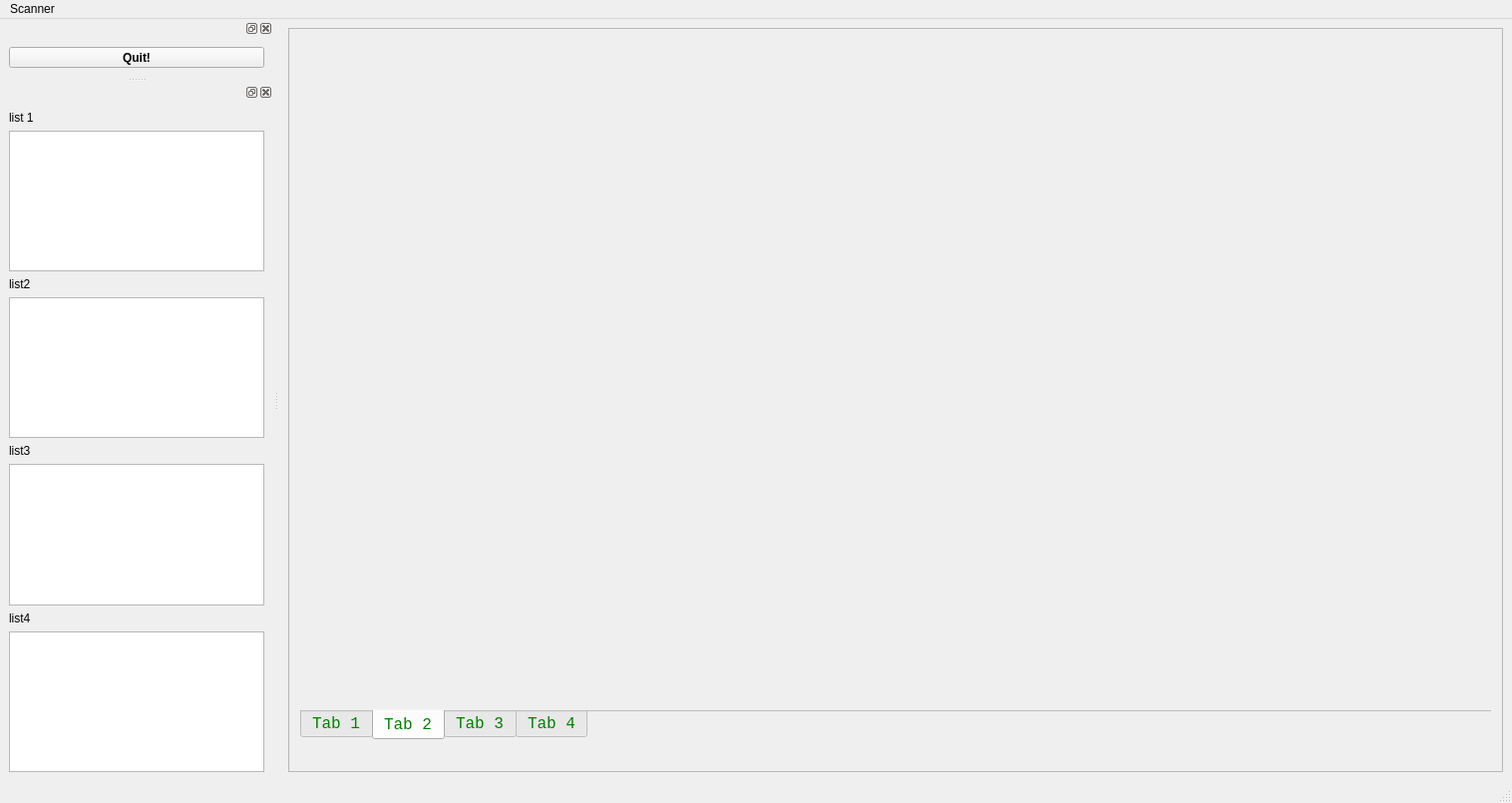
<?xml version="1.0" encoding="UTF-8"?>
<ui version="4.0">
 <class>MainWindow</class>
 <widget class="QMainWindow" name="MainWindow">
  <property name="geometry">
   <rect>
    <x>0</x>
    <y>0</y>
    <width>1516</width>
    <height>805</height>
   </rect>
  </property>
  <property name="windowTitle">
   <string>MainWindow</string>
  </property>
  <widget class="QWidget" name="centralwidget">
   <property name="font">
    <font>
     <family>Monospace</family>
     <pointsize>12</pointsize>
     <weight>50</weight>
     <italic>false</italic>
     <bold>false</bold>
    </font>
   </property>
   <property name="styleSheet">
    <string notr="true">nackground-color: gray;
font: 12pt &quot;Monospace&quot;;
padding: 2px;
color: green;
</string>
   </property>
   <layout class="QGridLayout" name="gridLayout">
    <item row="0" column="1">
     <widget class="QFrame" name="frame">
      <property name="frameShape">
       <enum>QFrame::StyledPanel</enum>
      </property>
      <property name="frameShadow">
       <enum>QFrame::Raised</enum>
      </property>
      <layout class="QGridLayout" name="gridLayout_2">
       <item row="1" column="1" rowspan="2">
        <layout class="QVBoxLayout" name="verticalLayout_4">
         <item>
          <widget class="QTabWidget" name="tabScannerWidget">
           <property name="sizePolicy">
            <sizepolicy hsizetype="Minimum" vsizetype="Minimum">
             <horstretch>0</horstretch>
             <verstretch>0</verstretch>
            </sizepolicy>
           </property>
           <property name="palette">
            <palette>
             <active>
              <colorrole role="WindowText">
               <brush brushstyle="SolidPattern">
                <color alpha="255">
                 <red>0</red>
                 <green>128</green>
                 <blue>0</blue>
                </color>
               </brush>
              </colorrole>
              <colorrole role="Text">
               <brush brushstyle="SolidPattern">
                <color alpha="255">
                 <red>0</red>
                 <green>128</green>
                 <blue>0</blue>
                </color>
               </brush>
              </colorrole>
              <colorrole role="ButtonText">
               <brush brushstyle="SolidPattern">
                <color alpha="255">
                 <red>0</red>
                 <green>128</green>
                 <blue>0</blue>
                </color>
               </brush>
              </colorrole>
              <colorrole role="AlternateBase">
               <brush brushstyle="SolidPattern">
                <color alpha="255">
                 <red>255</red>
                 <green>255</green>
                 <blue>127</blue>
                </color>
               </brush>
              </colorrole>
             </active>
             <inactive>
              <colorrole role="WindowText">
               <brush brushstyle="SolidPattern">
                <color alpha="255">
                 <red>0</red>
                 <green>128</green>
                 <blue>0</blue>
                </color>
               </brush>
              </colorrole>
              <colorrole role="Text">
               <brush brushstyle="SolidPattern">
                <color alpha="255">
                 <red>0</red>
                 <green>128</green>
                 <blue>0</blue>
                </color>
               </brush>
              </colorrole>
              <colorrole role="ButtonText">
               <brush brushstyle="SolidPattern">
                <color alpha="255">
                 <red>0</red>
                 <green>128</green>
                 <blue>0</blue>
                </color>
               </brush>
              </colorrole>
              <colorrole role="AlternateBase">
               <brush brushstyle="SolidPattern">
                <color alpha="255">
                 <red>255</red>
                 <green>255</green>
                 <blue>127</blue>
                </color>
               </brush>
              </colorrole>
             </inactive>
             <disabled>
              <colorrole role="WindowText">
               <brush brushstyle="SolidPattern">
                <color alpha="255">
                 <red>0</red>
                 <green>128</green>
                 <blue>0</blue>
                </color>
               </brush>
              </colorrole>
              <colorrole role="Text">
               <brush brushstyle="SolidPattern">
                <color alpha="255">
                 <red>0</red>
                 <green>128</green>
                 <blue>0</blue>
                </color>
               </brush>
              </colorrole>
              <colorrole role="ButtonText">
               <brush brushstyle="SolidPattern">
                <color alpha="255">
                 <red>0</red>
                 <green>128</green>
                 <blue>0</blue>
                </color>
               </brush>
              </colorrole>
              <colorrole role="AlternateBase">
               <brush brushstyle="SolidPattern">
                <color alpha="255">
                 <red>255</red>
                 <green>255</green>
                 <blue>127</blue>
                </color>
               </brush>
              </colorrole>
             </disabled>
            </palette>
           </property>
           <property name="font">
            <font>
             <family>Monospace</family>
             <pointsize>12</pointsize>
             <weight>50</weight>
             <italic>false</italic>
             <bold>false</bold>
            </font>
           </property>
           <property name="tabPosition">
            <enum>QTabWidget::South</enum>
           </property>
           <property name="tabShape">
            <enum>QTabWidget::Rounded</enum>
           </property>
           <property name="currentIndex">
            <number>1</number>
           </property>
           <property name="documentMode">
            <bool>true</bool>
           </property>
           <property name="movable">
            <bool>true</bool>
           </property>
           <widget class="QWidget" name="tab_1">
            <attribute name="title">
             <string>Tab 1</string>
            </attribute>
            <layout class="QGridLayout" name="gridLayout_4">
             <item row="1" column="4" rowspan="5">
              <widget class="QListWidget" name="listWidget">
               <property name="font">
                <font>
                 <family>Monospace</family>
                 <pointsize>12</pointsize>
                 <weight>50</weight>
                 <italic>false</italic>
                 <bold>false</bold>
                </font>
               </property>
              </widget>
             </item>
             <item row="0" column="3">
              <widget class="QLabel" name="label">
               <property name="text">
                <string>Scanner</string>
               </property>
              </widget>
             </item>
             <item row="0" column="4">
              <spacer name="horizontalSpacer_10">
               <property name="orientation">
                <enum>Qt::Horizontal</enum>
               </property>
               <property name="sizeType">
                <enum>QSizePolicy::Preferred</enum>
               </property>
               <property name="sizeHint" stdset="0">
                <size>
                 <width>40</width>
                 <height>20</height>
                </size>
               </property>
              </spacer>
             </item>
             <item row="8" column="4">
              <layout class="QGridLayout" name="gridLayout_8">
               <item row="3" column="6">
                <widget class="QComboBox" name="comboBox_11"/>
               </item>
               <item row="8" column="6">
                <widget class="QPushButton" name="pushButton_3">
                 <property name="text">
                  <string>PushButton</string>
                 </property>
                </widget>
               </item>
               <item row="2" column="8">
                <widget class="QToolButton" name="refreshButtonEditbox_2">
                 <property name="sizePolicy">
                  <sizepolicy hsizetype="Expanding" vsizetype="Fixed">
                   <horstretch>0</horstretch>
                   <verstretch>0</verstretch>
                  </sizepolicy>
                 </property>
                 <property name="font">
                  <font>
                   <family>Monospace</family>
                   <pointsize>12</pointsize>
                   <weight>50</weight>
                   <italic>false</italic>
                   <bold>false</bold>
                  </font>
                 </property>
                 <property name="text">
                  <string>Refresh2</string>
                 </property>
                </widget>
               </item>
               <item row="5" column="8">
                <widget class="QToolButton" name="refreshButtonEditbox_4">
                 <property name="sizePolicy">
                  <sizepolicy hsizetype="Expanding" vsizetype="Fixed">
                   <horstretch>0</horstretch>
                   <verstretch>0</verstretch>
                  </sizepolicy>
                 </property>
                 <property name="font">
                  <font>
                   <family>Monospace</family>
                   <pointsize>12</pointsize>
                   <weight>50</weight>
                   <italic>false</italic>
                   <bold>false</bold>
                  </font>
                 </property>
                 <property name="styleSheet">
                  <string notr="true"/>
                 </property>
                 <property name="text">
                  <string>Refresh4</string>
                 </property>
                </widget>
               </item>
               <item row="3" column="3">
                <widget class="QComboBox" name="comboBox_10"/>
               </item>
               <item row="5" column="3">
                <widget class="QComboBox" name="comboBox_7"/>
               </item>
               <item row="3" column="1">
                <widget class="QComboBox" name="comboBox_9"/>
               </item>
               <item row="1" column="6">
                <widget class="QCommandLinkButton" name="commandLinkButton_5">
                 <property name="text">
                  <string>CommandLinkButton</string>
                 </property>
                </widget>
               </item>
               <item row="1" column="1">
                <widget class="QCommandLinkButton" name="commandLinkButton_4">
                 <property name="text">
                  <string>CommandLinkButton</string>
                 </property>
                </widget>
               </item>
               <item row="2" column="11">
                <widget class="QToolButton" name="SaveButtonText_2">
                 <property name="sizePolicy">
                  <sizepolicy hsizetype="Expanding" vsizetype="Fixed">
                   <horstretch>0</horstretch>
                   <verstretch>0</verstretch>
                  </sizepolicy>
                 </property>
                 <property name="font">
                  <font>
                   <family>Monospace</family>
                   <pointsize>12</pointsize>
                   <weight>50</weight>
                   <italic>false</italic>
                   <bold>false</bold>
                  </font>
                 </property>
                 <property name="cursor">
                  <cursorShape>PointingHandCursor</cursorShape>
                 </property>
                 <property name="text">
                  <string>S-2</string>
                 </property>
                </widget>
               </item>
               <item row="5" column="11">
                <widget class="QToolButton" name="SaveButtonText_4">
                 <property name="sizePolicy">
                  <sizepolicy hsizetype="Expanding" vsizetype="Fixed">
                   <horstretch>0</horstretch>
                   <verstretch>0</verstretch>
                  </sizepolicy>
                 </property>
                 <property name="font">
                  <font>
                   <family>Monospace</family>
                   <pointsize>12</pointsize>
                   <weight>50</weight>
                   <italic>false</italic>
                   <bold>false</bold>
                  </font>
                 </property>
                 <property name="cursor">
                  <cursorShape>PointingHandCursor</cursorShape>
                 </property>
                 <property name="text">
                  <string>S-4</string>
                 </property>
                </widget>
               </item>
               <item row="5" column="6">
                <widget class="QComboBox" name="comboBox_8"/>
               </item>
               <item row="3" column="8">
                <widget class="QToolButton" name="refreshButtonEditbox_3">
                 <property name="sizePolicy">
                  <sizepolicy hsizetype="Expanding" vsizetype="Fixed">
                   <horstretch>0</horstretch>
                   <verstretch>0</verstretch>
                  </sizepolicy>
                 </property>
                 <property name="font">
                  <font>
                   <family>Monospace</family>
                   <pointsize>12</pointsize>
                   <weight>50</weight>
                   <italic>false</italic>
                   <bold>false</bold>
                  </font>
                 </property>
                 <property name="text">
                  <string>Refresh3</string>
                 </property>
                </widget>
               </item>
               <item row="1" column="2" rowspan="8">
                <spacer name="verticalSpacer_7">
                 <property name="orientation">
                  <enum>Qt::Vertical</enum>
                 </property>
                 <property name="sizeType">
                  <enum>QSizePolicy::Minimum</enum>
                 </property>
                 <property name="sizeHint" stdset="0">
                  <size>
                   <width>20</width>
                   <height>40</height>
                  </size>
                 </property>
                </spacer>
               </item>
               <item row="8" column="1">
                <widget class="QPushButton" name="pushButton_1">
                 <property name="text">
                  <string>PushButton</string>
                 </property>
                 <property name="autoRepeatDelay">
                  <number>700</number>
                 </property>
                 <property name="autoRepeatInterval">
                  <number>200</number>
                 </property>
                 <property name="autoDefault">
                  <bool>true</bool>
                 </property>
                </widget>
               </item>
               <item row="5" column="1">
                <widget class="QComboBox" name="comboBox_12"/>
               </item>
               <item row="3" column="11">
                <widget class="QToolButton" name="SaveButtonText_3">
                 <property name="sizePolicy">
                  <sizepolicy hsizetype="Expanding" vsizetype="Fixed">
                   <horstretch>0</horstretch>
                   <verstretch>0</verstretch>
                  </sizepolicy>
                 </property>
                 <property name="font">
                  <font>
                   <family>Monospace</family>
                   <pointsize>12</pointsize>
                   <weight>50</weight>
                   <italic>false</italic>
                   <bold>false</bold>
                  </font>
                 </property>
                 <property name="cursor">
                  <cursorShape>PointingHandCursor</cursorShape>
                 </property>
                 <property name="text">
                  <string>S-3</string>
                 </property>
                </widget>
               </item>
               <item row="1" column="3">
                <widget class="QCommandLinkButton" name="commandLinkButton_6">
                 <property name="text">
                  <string>CommandLinkButton</string>
                 </property>
                </widget>
               </item>
               <item row="1" column="8">
                <widget class="QToolButton" name="refreshButtonEditbox_1">
                 <property name="sizePolicy">
                  <sizepolicy hsizetype="Expanding" vsizetype="Fixed">
                   <horstretch>0</horstretch>
                   <verstretch>0</verstretch>
                  </sizepolicy>
                 </property>
                 <property name="font">
                  <font>
                   <family>Monospace</family>
                   <pointsize>12</pointsize>
                   <weight>50</weight>
                   <italic>false</italic>
                   <bold>false</bold>
                  </font>
                 </property>
                 <property name="styleSheet">
                  <string notr="true"/>
                 </property>
                 <property name="text">
                  <string>Refresh1</string>
                 </property>
                 <property name="autoRepeatDelay">
                  <number>6300</number>
                 </property>
                </widget>
               </item>
               <item row="8" column="3">
                <widget class="QPushButton" name="pushButton_2">
                 <property name="focusPolicy">
                  <enum>Qt::ClickFocus</enum>
                 </property>
                 <property name="text">
                  <string>PushButton</string>
                 </property>
                 <property name="icon">
                  <iconset theme="Scanner"/>
                 </property>
                 <property name="autoRepeatDelay">
                  <number>700</number>
                 </property>
                 <property name="autoRepeatInterval">
                  <number>200</number>
                 </property>
                 <property name="autoDefault">
                  <bool>true</bool>
                 </property>
                </widget>
               </item>
               <item row="1" column="4" rowspan="8">
                <spacer name="verticalSpacer_6">
                 <property name="orientation">
                  <enum>Qt::Vertical</enum>
                 </property>
                 <property name="sizeType">
                  <enum>QSizePolicy::Minimum</enum>
                 </property>
                 <property name="sizeHint" stdset="0">
                  <size>
                   <width>20</width>
                   <height>40</height>
                  </size>
                 </property>
                </spacer>
               </item>
               <item row="2" column="1">
                <widget class="QLineEdit" name="lineEdit"/>
               </item>
               <item row="2" column="3">
                <widget class="QLineEdit" name="lineEdit_2"/>
               </item>
               <item row="2" column="6">
                <widget class="QLineEdit" name="lineEdit_3"/>
               </item>
               <item row="6" column="1">
                <widget class="QSlider" name="horizontalSlider_Nmap_Random">
                 <property name="orientation">
                  <enum>Qt::Horizontal</enum>
                 </property>
                </widget>
               </item>
               <item row="6" column="3">
                <widget class="QSlider" name="horizontalSlider_2">
                 <property name="orientation">
                  <enum>Qt::Horizontal</enum>
                 </property>
                </widget>
               </item>
               <item row="6" column="6">
                <widget class="QSlider" name="horizontalSlider_Inurlbr_Pages">
                 <property name="orientation">
                  <enum>Qt::Horizontal</enum>
                 </property>
                </widget>
               </item>
               <item row="1" column="11">
                <widget class="QPushButton" name="SaveButtonText_1">
                 <property name="sizePolicy">
                  <sizepolicy hsizetype="Expanding" vsizetype="Fixed">
                   <horstretch>0</horstretch>
                   <verstretch>0</verstretch>
                  </sizepolicy>
                 </property>
                 <property name="font">
                  <font>
                   <family>Monospace</family>
                   <pointsize>12</pointsize>
                   <weight>50</weight>
                   <italic>false</italic>
                   <bold>false</bold>
                  </font>
                 </property>
                 <property name="cursor">
                  <cursorShape>PointingHandCursor</cursorShape>
                 </property>
                 <property name="text">
                  <string>S-1</string>
                 </property>
                </widget>
               </item>
               <item row="1" column="7" rowspan="8">
                <spacer name="verticalSpacer_8">
                 <property name="orientation">
                  <enum>Qt::Vertical</enum>
                 </property>
                 <property name="sizeType">
                  <enum>QSizePolicy::Ignored</enum>
                 </property>
                 <property name="sizeHint" stdset="0">
                  <size>
                   <width>20</width>
                   <height>40</height>
                  </size>
                 </property>
                </spacer>
               </item>
               <item row="6" column="8">
                <widget class="QPushButton" name="listWidget_Save">
                 <property name="text">
                  <string>safe file 1</string>
                 </property>
                </widget>
               </item>
               <item row="6" column="11">
                <widget class="QPushButton" name="listWidget_Save_2">
                 <property name="text">
                  <string>safe file 2</string>
                 </property>
                </widget>
               </item>
               <item row="8" column="11">
                <widget class="QPushButton" name="listWidget_Save_4">
                 <property name="text">
                  <string>safe file 4</string>
                 </property>
                </widget>
               </item>
               <item row="8" column="8">
                <widget class="QPushButton" name="listWidget_Save_3">
                 <property name="text">
                  <string>safe file 3</string>
                 </property>
                </widget>
               </item>
              </layout>
             </item>
             <item row="7" column="4">
              <spacer name="horizontalSpacer">
               <property name="orientation">
                <enum>Qt::Horizontal</enum>
               </property>
               <property name="sizeType">
                <enum>QSizePolicy::Ignored</enum>
               </property>
               <property name="sizeHint" stdset="0">
                <size>
                 <width>2</width>
                 <height>2</height>
                </size>
               </property>
              </spacer>
             </item>
             <item row="6" column="4">
              <widget class="QLineEdit" name="lineEdit_4"/>
             </item>
             <item row="1" column="3" rowspan="8">
              <widget class="QTreeView" name="treeView"/>
             </item>
             <item row="3" column="2" rowspan="2">
              <widget class="QFrame" name="frame_2">
               <property name="frameShape">
                <enum>QFrame::StyledPanel</enum>
               </property>
               <property name="frameShadow">
                <enum>QFrame::Raised</enum>
               </property>
              </widget>
             </item>
            </layout>
           </widget>
           <widget class="QWidget" name="tab_2">
            <attribute name="title">
             <string>Tab 2</string>
            </attribute>
            <layout class="QGridLayout" name="gridLayout_10"/>
           </widget>
           <widget class="QWidget" name="tab_5">
            <attribute name="title">
             <string>Tab 3</string>
            </attribute>
            <layout class="QGridLayout" name="gridLayout_3">
             <item row="0" column="0">
              <layout class="QGridLayout" name="gridLayout_5">
               <item row="0" column="0">
                <widget class="QTableWidget" name="tableWidget"/>
               </item>
              </layout>
             </item>
            </layout>
           </widget>
           <widget class="QWidget" name="tab_6">
            <attribute name="title">
             <string>Tab 4</string>
            </attribute>
            <layout class="QHBoxLayout" name="horizontalLayout"/>
           </widget>
          </widget>
         </item>
         <item>
          <layout class="QVBoxLayout" name="verticalLayout_3"/>
         </item>
         <item>
          <spacer name="horizontalSpacer_9">
           <property name="orientation">
            <enum>Qt::Horizontal</enum>
           </property>
           <property name="sizeType">
            <enum>QSizePolicy::Preferred</enum>
           </property>
           <property name="sizeHint" stdset="0">
            <size>
             <width>40</width>
             <height>20</height>
            </size>
           </property>
          </spacer>
         </item>
        </layout>
       </item>
      </layout>
     </widget>
    </item>
   </layout>
  </widget>
  <widget class="QMenuBar" name="menubar">
   <property name="geometry">
    <rect>
     <x>0</x>
     <y>0</y>
     <width>1516</width>
     <height>26</height>
    </rect>
   </property>
   <widget class="QMenu" name="menuScanner">
    <property name="title">
     <string>Scanner</string>
    </property>
    <addaction name="separator"/>
    <addaction name="separator"/>
    <addaction name="actionQuit"/>
   </widget>
   <addaction name="menuScanner"/>
  </widget>
  <widget class="QStatusBar" name="statusbar"/>
  <widget class="QDockWidget" name="dockWidget">
   <attribute name="dockWidgetArea">
    <number>1</number>
   </attribute>
   <widget class="QWidget" name="dockWidgetContents">
    <property name="autoFillBackground">
     <bool>true</bool>
    </property>
    <layout class="QGridLayout" name="gridLayout_7">
     <item row="0" column="0">
      <layout class="QGridLayout" name="gridLayout_6">
       <item row="0" column="0">
        <widget class="QToolButton" name="quitButton">
         <property name="sizePolicy">
          <sizepolicy hsizetype="MinimumExpanding" vsizetype="Fixed">
           <horstretch>0</horstretch>
           <verstretch>0</verstretch>
          </sizepolicy>
         </property>
         <property name="font">
          <font>
           <weight>75</weight>
           <bold>true</bold>
          </font>
         </property>
         <property name="mouseTracking">
          <bool>true</bool>
         </property>
         <property name="focusPolicy">
          <enum>Qt::StrongFocus</enum>
         </property>
         <property name="toolTip">
          <string>Nooooooo!</string>
         </property>
         <property name="text">
          <string>Quit!</string>
         </property>
        </widget>
       </item>
      </layout>
     </item>
    </layout>
   </widget>
  </widget>
  <widget class="QDockWidget" name="dockWidget_2">
   <attribute name="dockWidgetArea">
    <number>1</number>
   </attribute>
   <widget class="QWidget" name="dockWidgetContents_2">
    <layout class="QGridLayout" name="gridLayout_12">
     <item row="0" column="0">
      <layout class="QGridLayout" name="gridLayout_9">
       <item row="0" column="0">
        <widget class="QLabel" name="labelEditscreen_1">
         <property name="styleSheet">
          <string notr="true">text-align: center;</string>
         </property>
         <property name="text">
          <string>list 1</string>
         </property>
        </widget>
       </item>
       <item row="1" column="0">
        <widget class="QPlainTextEdit" name="plainTextEdit_1"/>
       </item>
       <item row="2" column="0">
        <widget class="QLabel" name="labelEditscreen_2">
         <property name="styleSheet">
          <string notr="true">text-align: center;</string>
         </property>
         <property name="text">
          <string>list2</string>
         </property>
        </widget>
       </item>
       <item row="3" column="0">
        <widget class="QPlainTextEdit" name="plainTextEdit_2"/>
       </item>
       <item row="4" column="0">
        <widget class="QLabel" name="labelEditscreen_3">
         <property name="styleSheet">
          <string notr="true">text-align: center;</string>
         </property>
         <property name="text">
          <string>list3</string>
         </property>
        </widget>
       </item>
       <item row="5" column="0">
        <widget class="QPlainTextEdit" name="plainTextEdit_3"/>
       </item>
       <item row="6" column="0">
        <widget class="QLabel" name="labelEditscreen_4">
         <property name="styleSheet">
          <string notr="true">text-align: center;</string>
         </property>
         <property name="text">
          <string>list4</string>
         </property>
        </widget>
       </item>
       <item row="7" column="0">
        <widget class="QPlainTextEdit" name="plainTextEdit_4"/>
       </item>
      </layout>
     </item>
    </layout>
   </widget>
  </widget>
  <action name="actionHome">
   <property name="text">
    <string>Home</string>
   </property>
  </action>
  <action name="actionQuit">
   <property name="text">
    <string>Quit!</string>
   </property>
  </action>
 </widget>
 <resources/>
 <connections/>
</ui>
